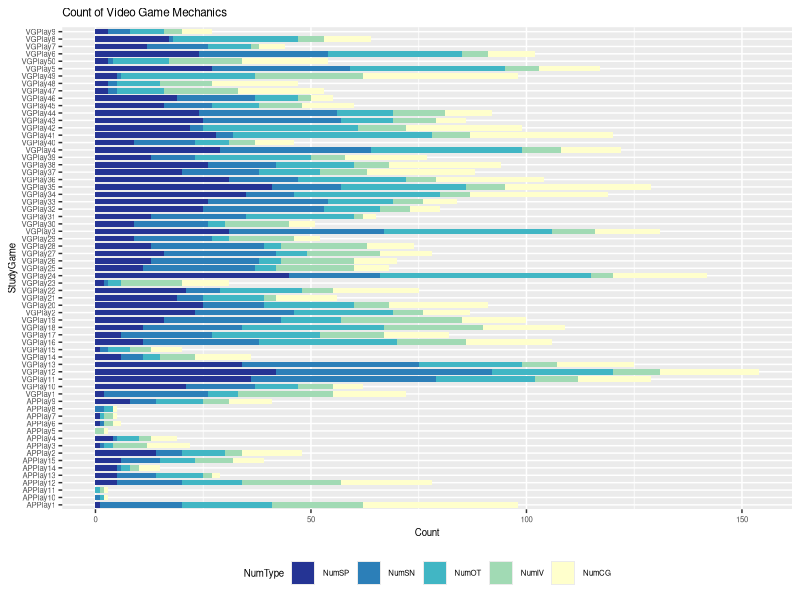
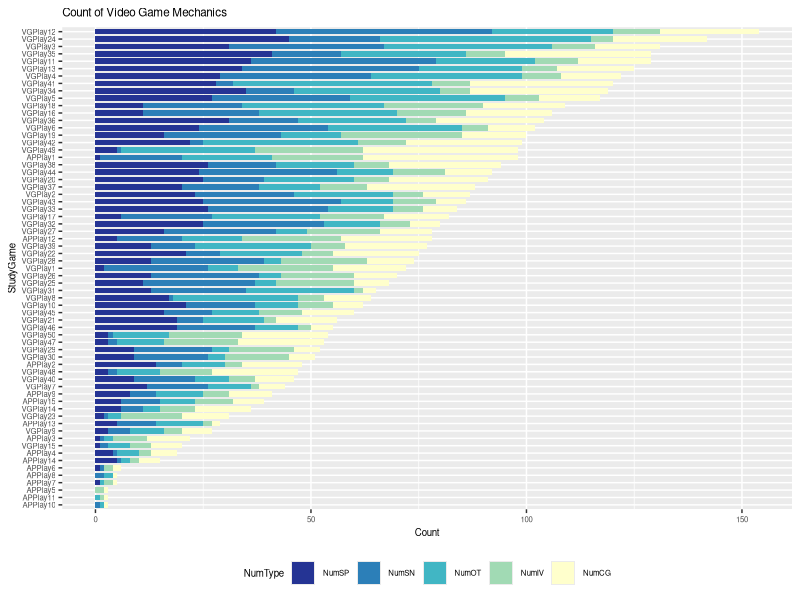

Generate these figures, in order, with R:
## ---- chunk 1
knitr::opts_chunk$set(echo = TRUE)
library(readxl)
library(dplyr)
library(tidyr)
library(ggplot2)
## ---- chunk 2
# read in the data
game_df <- read_excel("TopSelling_MSSP_July28_GameData.xlsx")
participant_df <- read_excel("TopSelling_MSSP_July28_ParticipantData.xlsx")
## ---- chunk 3
# create a subset of the game_df with just Num variables
game_df_num_subset <- game_df %>%
  select(StudyGame, GameName, NumFam, NumOT, NumIV, NumSN, NumSP, NumCG)

# pivot data to prep for visualizations 
game_df_num_subset_longer <- game_df_num_subset %>% 
  pivot_longer(cols = c(NumOT, NumIV, NumSN, NumSP, NumCG), 
               names_to = "NumType", 
               values_to = "Count"
  )
## ---- chunk 4
# stacked bar chart for the 5 game mechanics
ggplot(data = game_df_num_subset_longer, 
       aes(x = StudyGame, y = Count, fill = NumType)) + 
  geom_bar(position="stack", stat="identity", width = 0.75) +
  coord_flip() +
  scale_fill_brewer(palette = "YlGnBu", guide=guide_legend(reverse=T)) +
  theme(text = element_text(size=7),
        legend.position = "bottom", legend.box = "horizontal") +
  xlab("StudyGame") + 
  labs(title = "Count of Video Game Mechanics") 


# order by length of bars
ggplot(data = game_df_num_subset_longer, 
      aes(x = reorder(StudyGame, Count, sum), y = Count, fill = NumType)) +
  geom_bar(position="stack", stat="identity", width = 0.75) +
  coord_flip() +
  scale_fill_brewer(palette = "YlGnBu", guide=guide_legend(reverse=T)) +
  theme(text = element_text(size=7),
        legend.position = "bottom", legend.box = "horizontal") +
  xlab("StudyGame") + 
  labs(title = "Count of Video Game Mechanics") 
